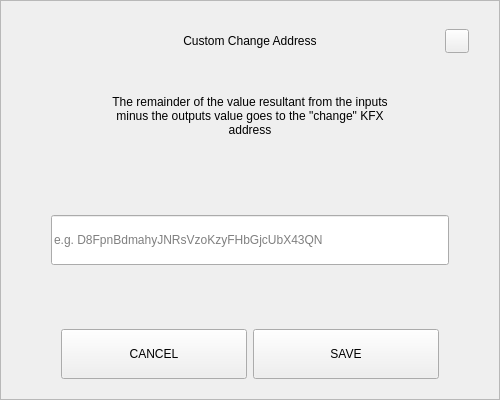
<?xml version="1.0" encoding="UTF-8"?>
<ui version="4.0">
 <class>SendChangeAddressDialog</class>
 <widget class="QDialog" name="SendChangeAddressDialog">
  <property name="geometry">
   <rect>
    <x>0</x>
    <y>0</y>
    <width>500</width>
    <height>400</height>
   </rect>
  </property>
  <property name="windowTitle">
   <string>Dialog</string>
  </property>
  <layout class="QVBoxLayout" name="verticalLayout">
   <property name="spacing">
    <number>0</number>
   </property>
   <property name="leftMargin">
    <number>0</number>
   </property>
   <property name="topMargin">
    <number>0</number>
   </property>
   <property name="rightMargin">
    <number>0</number>
   </property>
   <property name="bottomMargin">
    <number>0</number>
   </property>
   <item>
    <widget class="QFrame" name="frame">
     <property name="styleSheet">
      <string notr="true"/>
     </property>
     <property name="frameShape">
      <enum>QFrame::StyledPanel</enum>
     </property>
     <property name="frameShadow">
      <enum>QFrame::Raised</enum>
     </property>
     <layout class="QVBoxLayout" name="verticalLayout_2" stretch="0,0,0,0,0,0,0">
      <property name="spacing">
       <number>0</number>
      </property>
      <property name="leftMargin">
       <number>30</number>
      </property>
      <property name="topMargin">
       <number>20</number>
      </property>
      <property name="rightMargin">
       <number>30</number>
      </property>
      <property name="bottomMargin">
       <number>20</number>
      </property>
      <item>
       <layout class="QHBoxLayout" name="horizontalLayout_3">
        <property name="spacing">
         <number>0</number>
        </property>
        <item>
         <spacer name="horizontalSpacer_2">
          <property name="orientation">
           <enum>Qt::Horizontal</enum>
          </property>
          <property name="sizeHint" stdset="0">
           <size>
            <width>40</width>
            <height>20</height>
           </size>
          </property>
         </spacer>
        </item>
        <item>
         <widget class="QLabel" name="labelTitle">
          <property name="minimumSize">
           <size>
            <width>0</width>
            <height>40</height>
           </size>
          </property>
          <property name="maximumSize">
           <size>
            <width>16777215</width>
            <height>40</height>
           </size>
          </property>
          <property name="styleSheet">
           <string notr="true">padding-left:24px;</string>
          </property>
          <property name="text">
           <string>Custom Change Address</string>
          </property>
          <property name="alignment">
           <set>Qt::AlignCenter</set>
          </property>
          <property name="margin">
           <number>7</number>
          </property>
         </widget>
        </item>
        <item>
         <spacer name="horizontalSpacer">
          <property name="orientation">
           <enum>Qt::Horizontal</enum>
          </property>
          <property name="sizeHint" stdset="0">
           <size>
            <width>40</width>
            <height>20</height>
           </size>
          </property>
         </spacer>
        </item>
        <item>
         <widget class="QPushButton" name="btnEsc">
          <property name="minimumSize">
           <size>
            <width>24</width>
            <height>24</height>
           </size>
          </property>
          <property name="maximumSize">
           <size>
            <width>24</width>
            <height>24</height>
           </size>
          </property>
          <property name="focusPolicy">
           <enum>Qt::NoFocus</enum>
          </property>
          <property name="text">
           <string/>
          </property>
         </widget>
        </item>
       </layout>
      </item>
      <item>
       <spacer name="verticalSpacer_2">
        <property name="orientation">
         <enum>Qt::Vertical</enum>
        </property>
        <property name="sizeType">
         <enum>QSizePolicy::Fixed</enum>
        </property>
        <property name="sizeHint" stdset="0">
         <size>
          <width>20</width>
          <height>20</height>
         </size>
        </property>
       </spacer>
      </item>
      <item alignment="Qt::AlignHCenter">
       <widget class="QLabel" name="labelMessage">
        <property name="minimumSize">
         <size>
          <width>0</width>
          <height>70</height>
         </size>
        </property>
        <property name="text">
         <string>The remainder of the value resultant from the inputs minus the outputs value goes to the &quot;change&quot; KFX address</string>
        </property>
        <property name="alignment">
         <set>Qt::AlignCenter</set>
        </property>
        <property name="wordWrap">
         <bool>true</bool>
        </property>
       </widget>
      </item>
      <item>
       <spacer name="verticalSpacer_3">
        <property name="orientation">
         <enum>Qt::Vertical</enum>
        </property>
        <property name="sizeHint" stdset="0">
         <size>
          <width>20</width>
          <height>40</height>
         </size>
        </property>
       </spacer>
      </item>
      <item>
       <layout class="QHBoxLayout" name="horizontalLayout_2">
        <property name="spacing">
         <number>0</number>
        </property>
        <property name="leftMargin">
         <number>20</number>
        </property>
        <property name="rightMargin">
         <number>20</number>
        </property>
        <item>
         <widget class="QLineEdit" name="lineEditAddress">
          <property name="minimumSize">
           <size>
            <width>0</width>
            <height>50</height>
           </size>
          </property>
          <property name="placeholderText">
           <string notr="true">e.g. D8FpnBdmahyJNRsVzoKzyFHbGjcUbX43QN</string>
          </property>
         </widget>
        </item>
       </layout>
      </item>
      <item>
       <spacer name="verticalSpacer">
        <property name="orientation">
         <enum>Qt::Vertical</enum>
        </property>
        <property name="sizeHint" stdset="0">
         <size>
          <width>20</width>
          <height>40</height>
         </size>
        </property>
       </spacer>
      </item>
      <item>
       <layout class="QHBoxLayout" name="horizontalLayout" stretch="2,2">
        <property name="spacing">
         <number>6</number>
        </property>
        <property name="leftMargin">
         <number>30</number>
        </property>
        <property name="rightMargin">
         <number>30</number>
        </property>
        <item>
         <widget class="QPushButton" name="btnCancel">
          <property name="minimumSize">
           <size>
            <width>180</width>
            <height>50</height>
           </size>
          </property>
          <property name="focusPolicy">
           <enum>Qt::NoFocus</enum>
          </property>
          <property name="text">
           <string>CANCEL</string>
          </property>
         </widget>
        </item>
        <item>
         <widget class="QPushButton" name="btnSave">
          <property name="minimumSize">
           <size>
            <width>180</width>
            <height>50</height>
           </size>
          </property>
          <property name="focusPolicy">
           <enum>Qt::NoFocus</enum>
          </property>
          <property name="text">
           <string>SAVE</string>
          </property>
         </widget>
        </item>
       </layout>
      </item>
     </layout>
    </widget>
   </item>
  </layout>
 </widget>
 <resources/>
 <connections/>
</ui>
